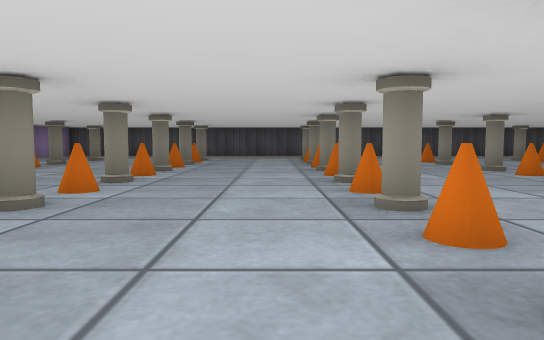
view 1 (above)

19 first-person views from a walk through a cub3D maze. The camera is about half as high as the walls, tilts 4° down and sees 70° across. The floor is counted in squares. Each view is taken from the middle of a square. On the plan, view 1 faces up. The plan holds only what a view shows up to about 9 squares ahead; the rest is blank.

view 2
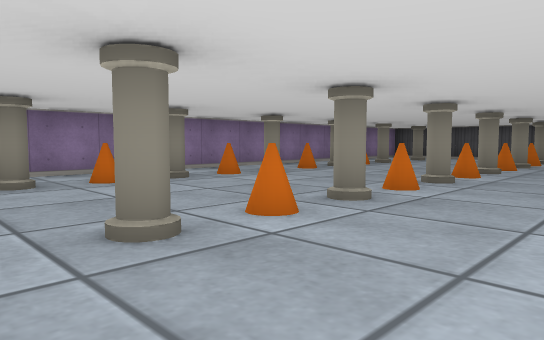

view 3
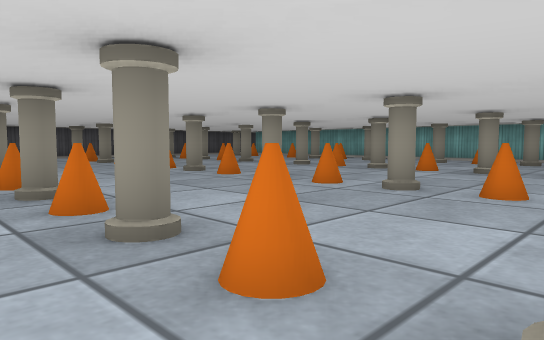

view 4
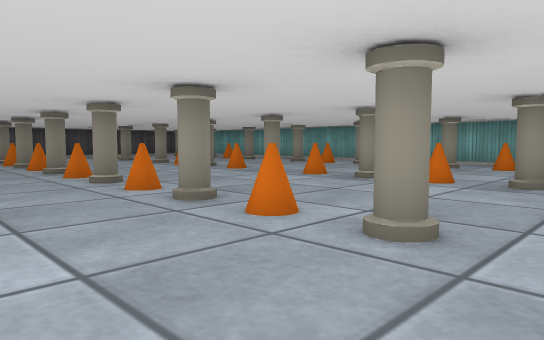

view 5
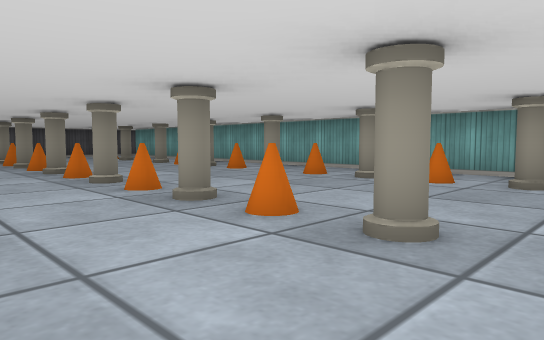

view 6
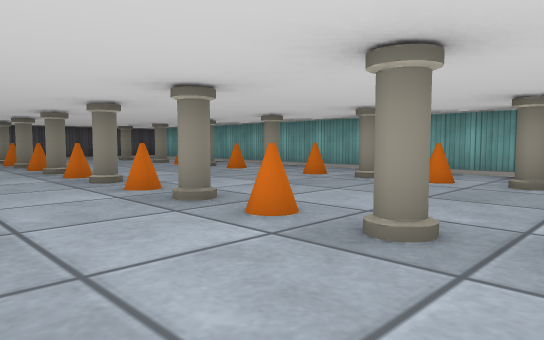

view 7
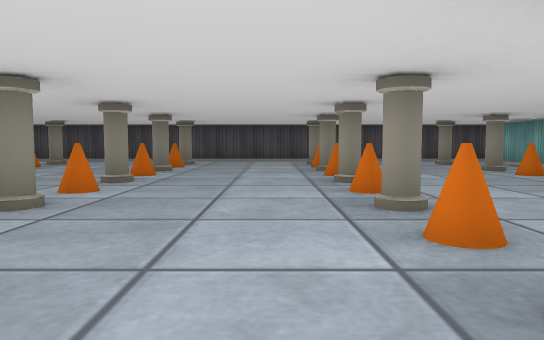

view 8
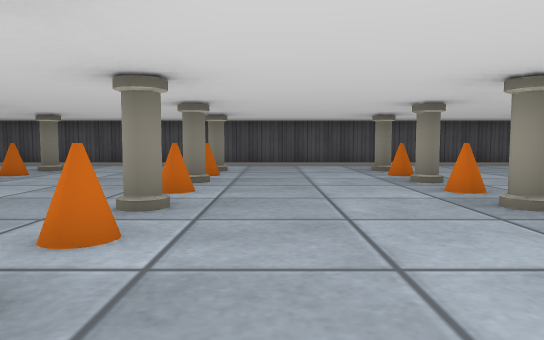

view 9
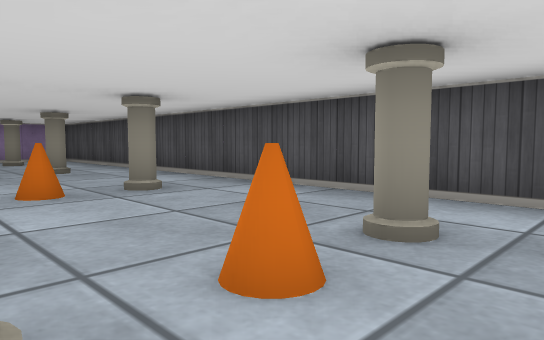

view 10
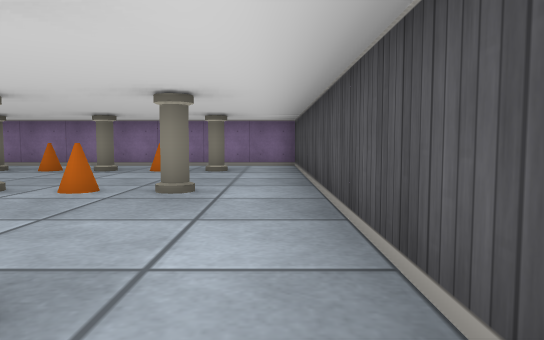

view 11
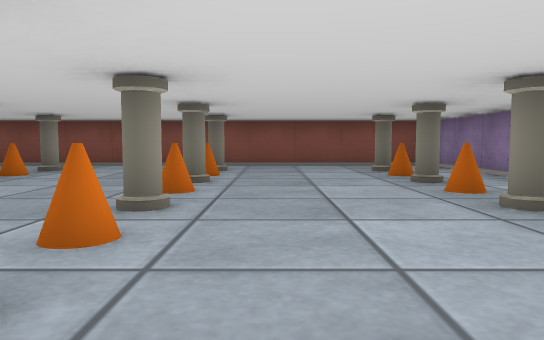

view 12
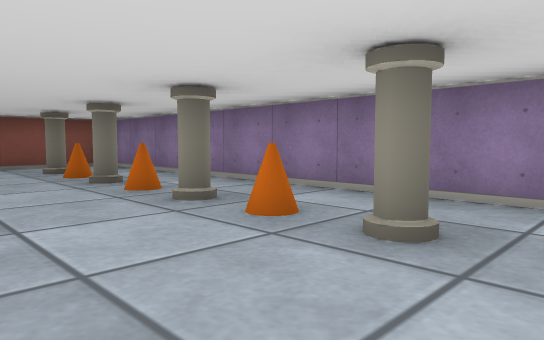

view 13
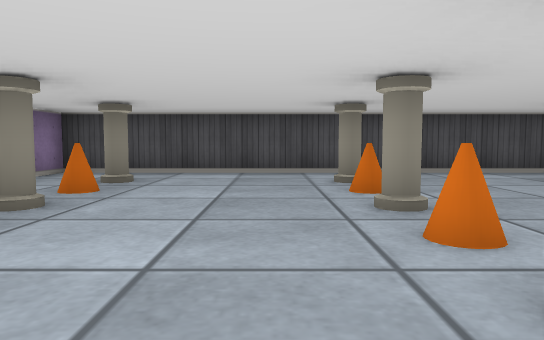

view 14
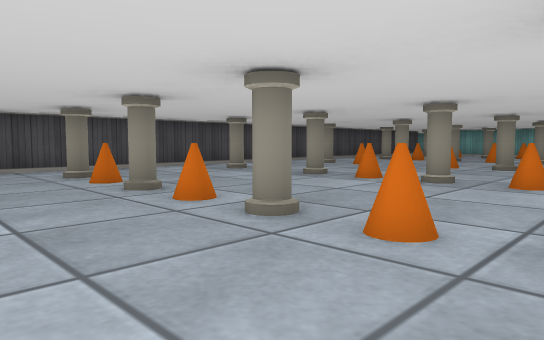

view 15
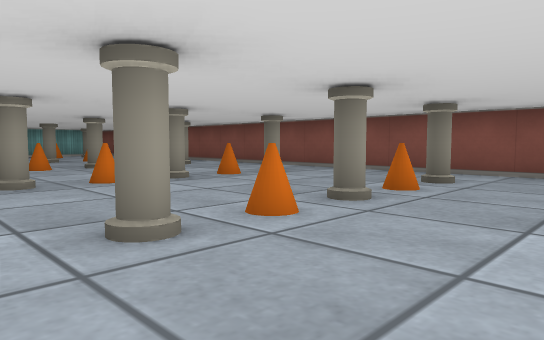

view 16
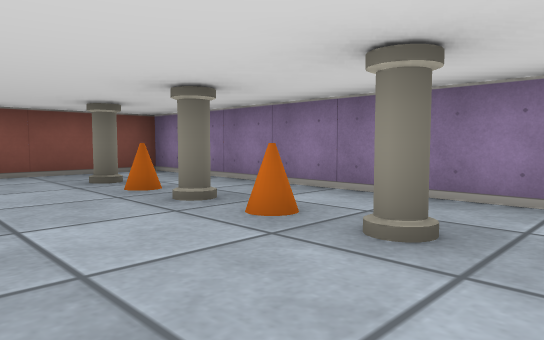

view 17
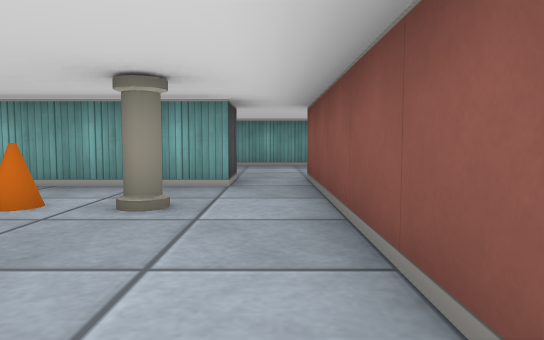

view 18
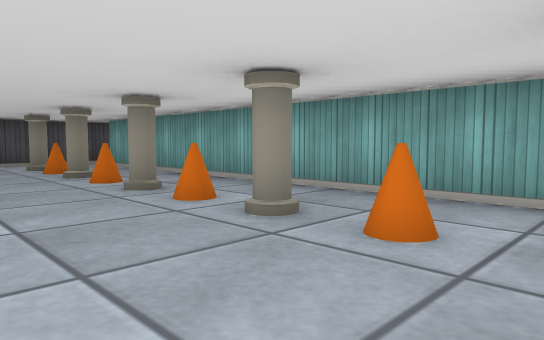

view 19
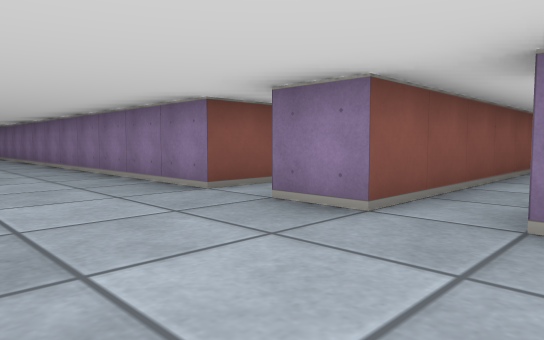

### Floor plan
Points are (right, up) in squares from view 1. A wall is a line through its corners. A room is listed if a view was taken in it or the views show most of it. See-through windows are left out.
Room 1 (views 1, 2, 3, 4, 5, 6, 7, 8, 9, 10, 11, 12, 13, 14, 15, 16, 17, 18)
walls: (7.5, -2.5) (11.5, -2.5); (11.5, -1.5) (11.5, 11.5); (11, 12.5) (-6.5, 12.5) (-6.5, -2.5) (3, -2.5)
ways out: opening at (12, -2) to room 2
objects: pillar (-5, -1); cone (-5, 0); pillar (-5, 1); cone (-5, 2); pillar (-5, 3); cone (-5, 4); pillar (-5, 5); cone (-5, 6); pillar (-5, 7); cone (-5, 8); pillar (-5, 9); cone (-5, 10); pillar (-5, 11); pillar (-2, -1); cone (-2, 0); pillar (-2, 1); cone (-2, 2); pillar (-2, 3); cone (-2, 4); pillar (-2, 5); cone (-2, 6); pillar (-2, 7); cone (-2, 8); pillar (-2, 9); cone (-2, 10); pillar (-2, 11); pillar (1, -1); cone (1, 0); pillar (1, 1); cone (1, 2); pillar (1, 3); cone (1, 4); pillar (1, 5); cone (1, 6); pillar (1, 7); cone (1, 8); pillar (1, 9); cone (1, 10); pillar (1, 11); pillar (4, -1); cone (4, 0); pillar (4, 1); cone (4, 2); pillar (4, 3); cone (4, 4); pillar (4, 5); cone (4, 6); pillar (4, 7); cone (4, 8); pillar (4, 9); cone (4, 10); pillar (4, 11); pillar (7, -1); cone (7, 0); pillar (7, 1); cone (7, 2); pillar (7, 3); cone (7, 4); pillar (7, 5); cone (7, 6); pillar (7, 7); cone (7, 8); pillar (7, 9); cone (7, 10); pillar (7, 11); pillar (10, -1); cone (10, 0); pillar (10, 1); cone (10, 2); pillar (10, 3); cone (10, 4); pillar (10, 5); cone (10, 6); pillar (10, 7); cone (10, 8); pillar (10, 9); cone (10, 10); pillar (10, 11)
Room 2 (view 19)
walls: (11.5, -4.5) (12.5, -4.5) (12.5, -11.2); (15.5, -2.9) (15.5, -1.1); (11.5, -2.5) (12.5, -2.5) (12.5, -3.5); (12.5, -1.5) (11.5, -1.5)
ways out: opening at (12, -2) to room 1; opening at (12, -4)

Where each view was taken, in squares from view 1:
view 1: 0 up, 0 right, facing up
view 2: 0 up, 0 right, facing up-left
view 3: 1 down, 0 right, facing up-right
view 4: 2 down, 2 right, facing up-right
view 5: 2 down, 5 right, facing up-right
view 6: 0 up, 5 right, facing up-right
view 7: 2 up, 6 right, facing up
view 8: 4 up, 5 right, facing up
view 9: 9 up, 5 right, facing up-left
view 10: 12 up, 2 right, facing left
view 11: 6 up, 3 left, facing down
view 12: 6 up, 3 left, facing down-left
view 13: 6 up, 3 left, facing up
view 14: 5 up, 4 left, facing up-right
view 15: 4 up, 4 left, facing down-right
view 16: 4 up, 3 left, facing down-left
view 17: 2 down, 7 right, facing right
view 18: 3 up, 8 right, facing up-right
view 19: 1 down, 15 right, facing down-left
